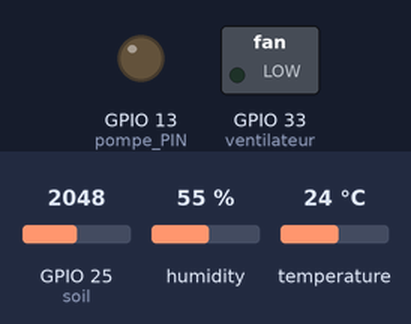
A sketch run on a simulated ESP32. On the bench: switched loads named in the sketch (green lamp = pin HIGH), output pins drawn as LEDs (lit = HIGH). The inputs (shaded band) are chosen by the test bench; at power-on: GPIO 25 (soil) = 2048, humidity 55 %, temperature 24 °C. WiFi joins after 1.5 s; servers stay silent unless stated; what the sketch prints to the serial monitor is not drawn.

Above: at 0.1 s.
At 3.0 s:
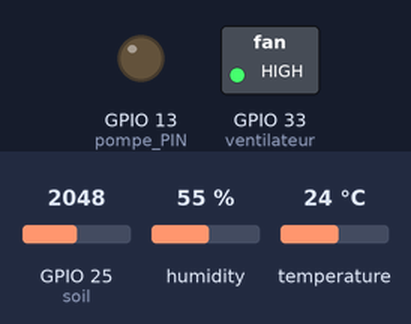
3.1 s: GPIO 25 (soil) set to 222
5.6 s: GPIO 25 (soil) set to 188
At 6.0 s:
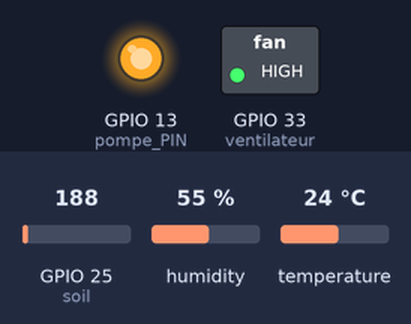
Timing chart, 0 to 8.6 s (numbered marks = the images above; inputs shaded):
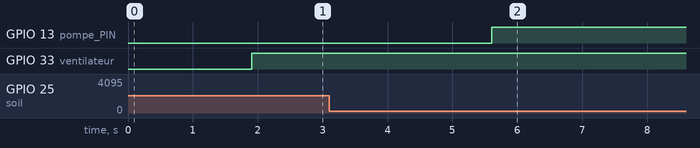

Measured:
- the behaviour switches between 205 and 204 on GPIO 25 (soil) (found by bisection; images 1 and 2)
- after the input at 3.1 s, every drawn part: stays the same
- after the input at 5.6 s, GPIO 13 (pompe_PIN): LOW → HIGH at once

The sketch:

mamo.ino
```cpp
#define BLYNK_TEMPLATE_ID "TMPL2cwWYxZJ8"
#define BLYNK_TEMPLATE_NAME "serre intelligent"
#define BLYNK_AUTH_TOKEN "WZm4zl9HnTWD-YQoCDwlPX1wMJ_I1NVl"
#define BLYNK_PRINT Serial


#include <WiFi.h>
#include <BlynkSimpleEsp32.h>
#include <DHT.h>

char auth[] = BLYNK_AUTH_TOKEN;

char ssid[] = "mahmoud";  // type your wifi name
char pass[] = "hmila466";  // type your wifi password


#define DHTPIN 32
#define DHTTYPE DHT22
DHT dht(DHTPIN, DHTTYPE);

BlynkTimer timer;

#define soil 25
#define ventilateur 33
#define pompe_PIN  13

int pompeState = LOW;
#define Gauge_DHT    V0
#define Gauge_SOL    V1
#define LED_pompe    V2
#define LED_vent     V3
#define LED_vent     V4

void setup() {
  Serial.begin(9600);
  pinMode(pompe_PIN, OUTPUT);
  digitalWrite(pompe_PIN, LOW);
  pinMode(ventilateur, OUTPUT);
  digitalWrite(ventilateur, LOW);

  Blynk.begin(auth, ssid, pass);
  dht.begin();

  timer.setInterval(100L, soilMoistureSensor);
  timer.setInterval(100L, DHT22sensor);
}

void loop() {

  Blynk.run();
  timer.run();

}

void DHT22sensor() {
  float t = dht.readTemperature();

  if ( isnan(t)) {
    Serial.println("Failed to read from DHT sensor!");
    return;
  }

  Blynk.virtualWrite(V0, t);
  Serial.print("Temperature: ");
  Serial.print(t);


  if (t < 45) {
    digitalWrite(ventilateur, HIGH);
    Blynk.virtualWrite(LED_vent, HIGH);

  } else if (t >= 25) {
    digitalWrite(ventilateur, LOW);
    Blynk.virtualWrite(LED_vent, LOW);
  }
}

bool pompeActive = false;

void soilMoistureSensor() {
  int value = analogRead(soil);
  value = map(value, 0, 1023, 0, 100);
  Blynk.virtualWrite(V1, value);

  if (value < 20 && !pompeActive) {
    digitalWrite(pompe_PIN, HIGH);
    Blynk.virtualWrite(LED_pompe, HIGH);
    pompeActive = true;
  } else if (value >= 100 && pompeActive) {
    digitalWrite(pompe_PIN, LOW);
    Blynk.virtualWrite(LED_pompe, LOW);
    pompeActive = false;
  }
}
```
